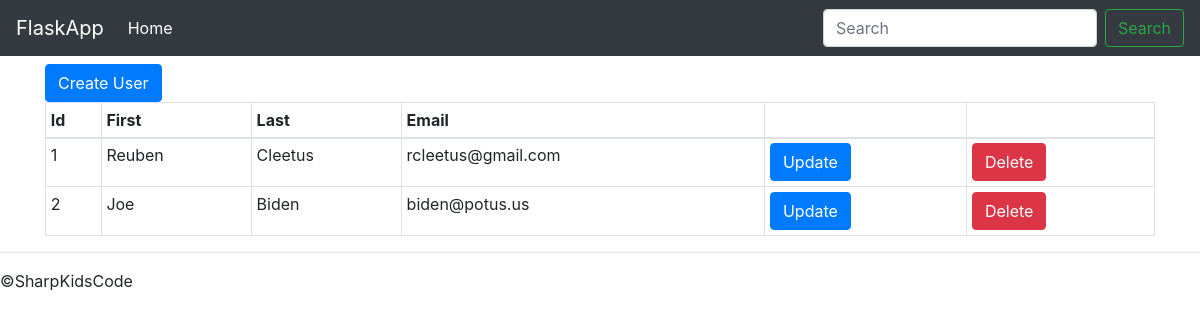
/list, run on an earlier commit of the app's database.
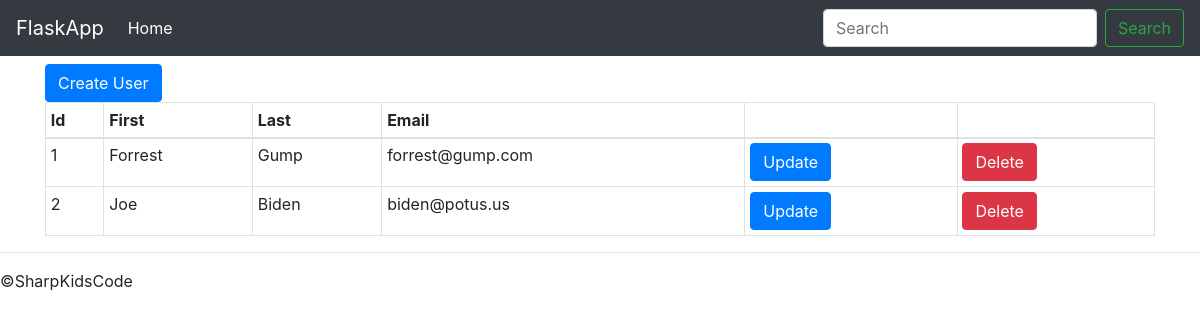
And on a later commit of the database.
### models/user.py (models this page shows, shortened)
class User(db.Model):
    id = db.Column(db.Integer, primary_key=True)
    first = db.Column(db.String(50))
    last = db.Column(db.String(50))
    email = db.Column(db.String(100))
    date_created = db.Column(db.DateTime, default=datetime.now)
    prefs = db.relationship('Pref', backref='user') #Allows you to navigate from Pref -> User

### app.py (the view)
@app.route('/')
@app.route('/list')
def list():
    users = User.query.all()
    return render_template('user/user_list.html', users=users)

### templates/user/user_list.html (shortened to what this page needs)
{% extends "layout.html" %}
{% block content %}
    <a  class="btn btn-primary" href="{{ url_for('create_user') }}">Create User</a>
    <table class="table table-bordered table-sm">
        <thead class="table table-light"><tr>
            <th>Id</th>
            <th>First</th>
            <th>Last</th>
            <th>Email</th>
            <th>&nbsp;</th>
            <th>&nbsp;</th>
        </tr></thead>
        {% for u in users %}
            <tr>
                <td>{{ u.id }}</td>
                <td>{{ u.first }}</td>
                <td>{{ u.last }}</td>
                <td>{{ u.email }}</td>
                <td><a  class="btn btn-primary" href="{{ url_for('update_user', user_id=u.id) }}">Update</a></a></td>
                <td><a  class="btn btn-danger" href="{{ url_for('delete_user', user_id=u.id) }}">Delete</a></a></td>
            </tr>
        {% endfor %}
    </table>
{% endblock %}

### templates/layout.html (shortened to what this page needs)
<!doctype html>
<html>
  <head>
    {% block head %}
    <link rel="stylesheet" href="https://maxcdn.bootstrapcdn.com/bootstrap/4.0.0/css/bootstrap.min.css">
    <link rel="stylesheet" href="{{ url_for('static', filename='style.css') }}">
    {% endblock %}
  </head>
  <body>
    {% include 'common/nav_head.html' %}
    <main role="main" class="container">
      <p>&nbsp;</p><br/>
    <div id="content">{% block content %}{% endblock %}</div>
    </main>
    <footer class="footer">
      <hr>
      {% block footer %}
        &copy;SharpKidsCode
      {% endblock %}
    </footer>
  </body>
</html>

### templates/common/nav_head.html (shortened to what this page needs)
    <nav class="navbar navbar-expand-md navbar-dark bg-dark fixed-top">
      <a class="navbar-brand" href="/">FlaskApp</a>
      <div class="collapse navbar-collapse" id="navbarsExampleDefault">
        <ul class="navbar-nav mr-auto">
          <li class="nav-item active">
            <a class="nav-link" href="/">Home <span class="sr-only">(current)</span></a>
          </li>
        </ul>
        <form class="form-inline my-2 my-lg-0">
          <input class="form-control mr-sm-2" type="text" placeholder="Search" aria-label="Search">
          <button class="btn btn-outline-success my-2 my-sm-0" type="submit">Search</button>
        </form>
      </div>
    </nav>

What changed in the data, as far as the page shows it:
changed User id 1: first "Reuben" → "Forrest"; last "Cleetus" → "Gump"; email "rcleetus@gmail.com" → "forrest@gump.com"
